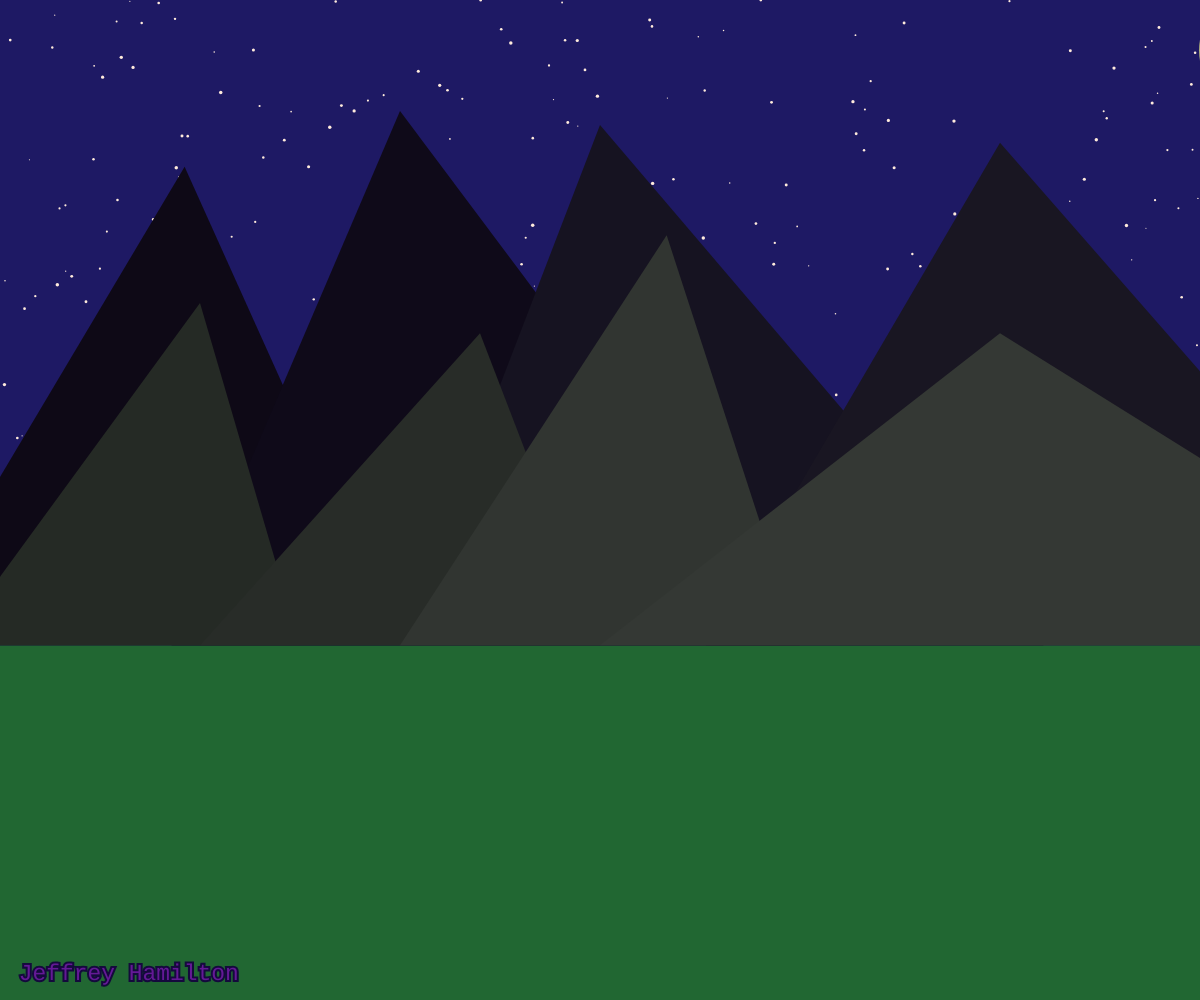
Frame 1 (no input)
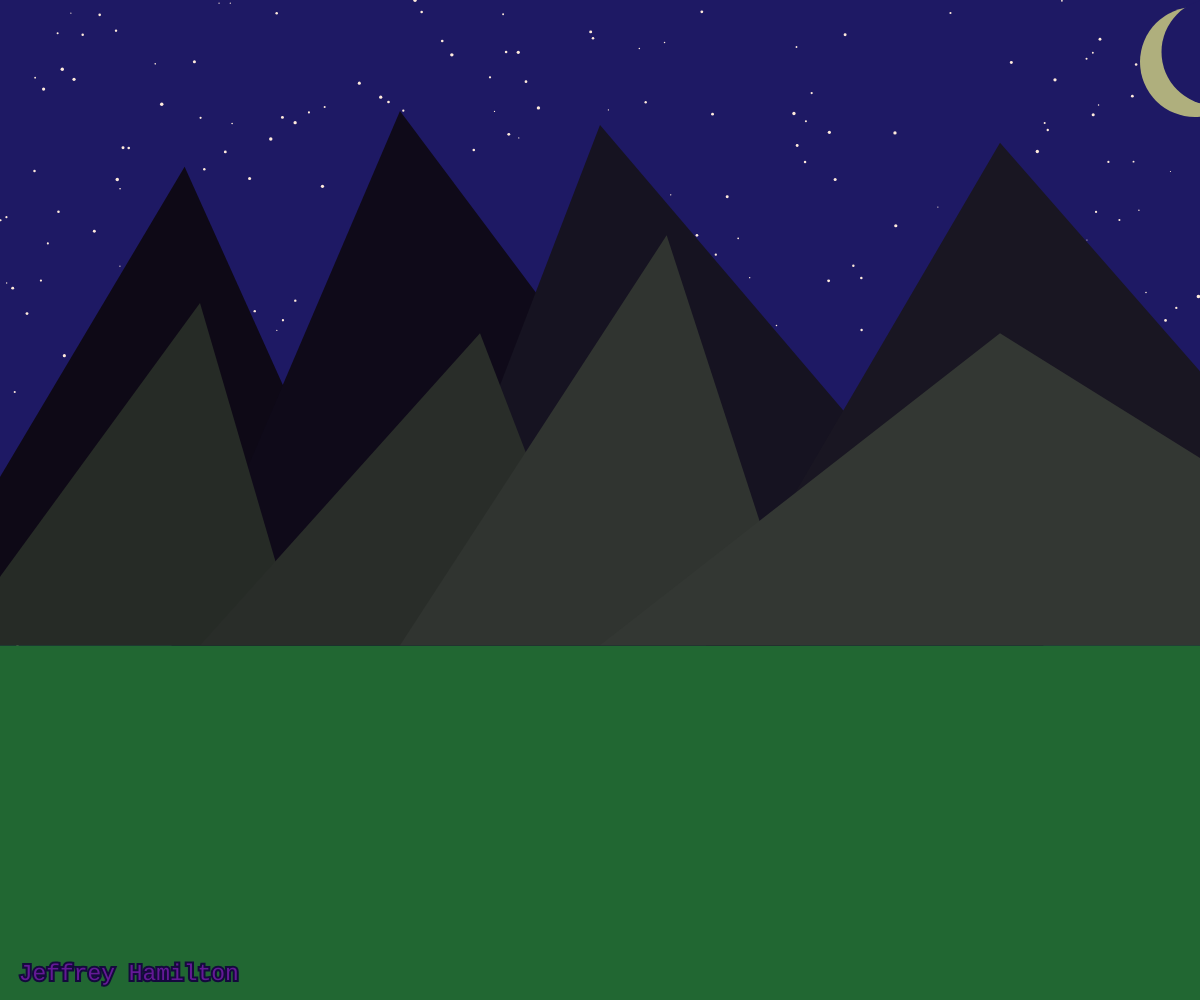
Frame 60 (no input)
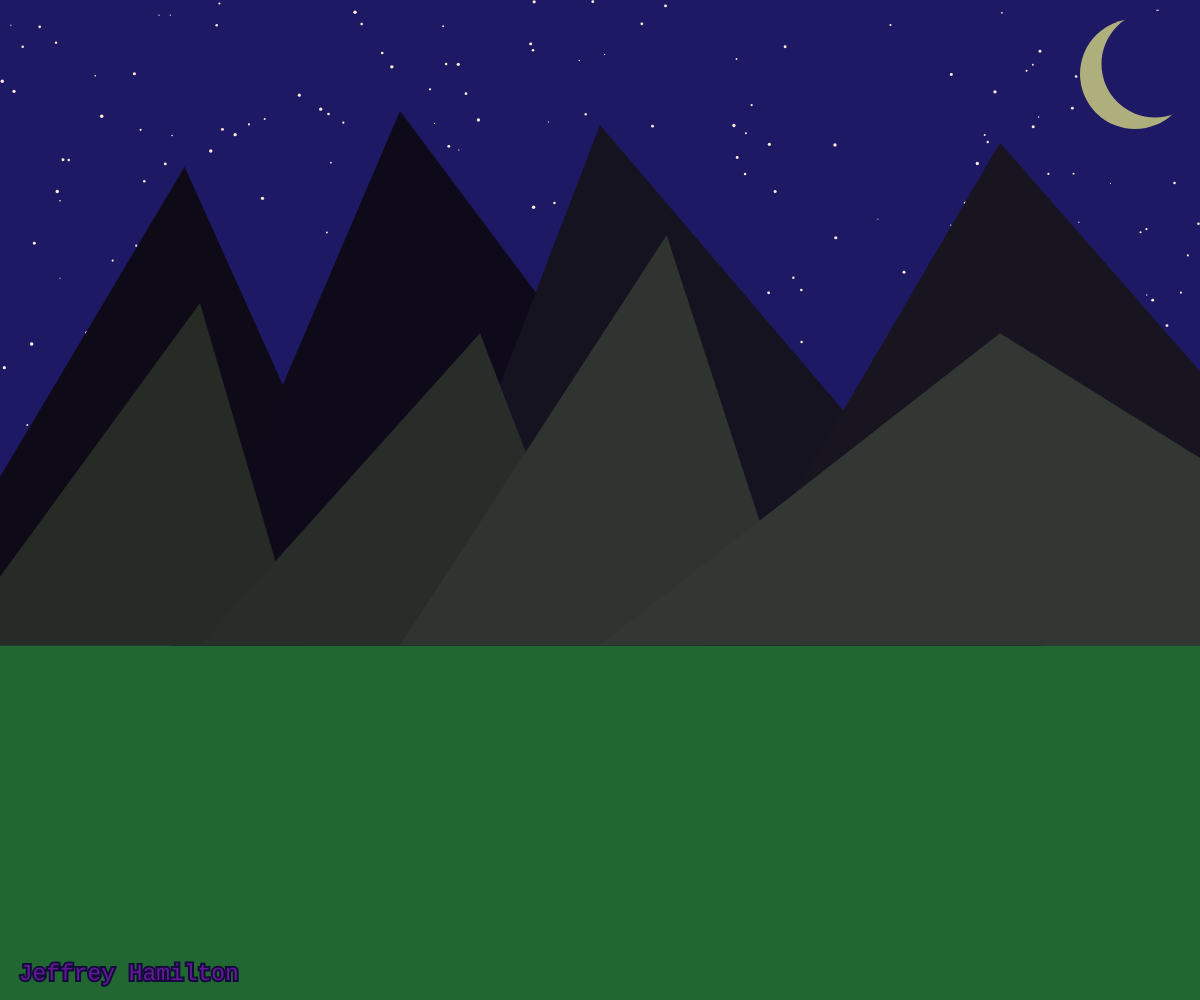
Frame 120 (the mouse pressed at the canvas centre since frame 60)

The p5.js sketch that drew these frames (run headless with seeded random() and noise() and a simulated clock; from frame 60 on, the mouse is pressed at the canvas centre):

// p5.js sketch
// ── sketch.js
// Interactive Scene
// Jeffrey Hamilton
//
// Description:
// - Draws a landscape scene with an interactive moon and stars, and static grass and mountains.
// - The moon casts light upon the mountains and grass relative to its position in the sky and its cycle.
//
// --------------
//    CONTROLS
// --------------
// UP_ARROW:     Change State Up
// DOWN_ARROW:   Change State Down
// Shift:        Randomize Stars
// MIDDLE Click: Move Sky (NOT when stateVar=0)
// LEFT Click:   Change Moon Cycle (NOT when stateVar=0)
// CONTROL:      Reset time

let canvasX;
let canvasY;

function setup() {
  document.addEventListener("contextmenu", event => event.preventDefault())
  canvasX = windowWidth;
  canvasY = windowHeight;
  starCount = ((canvasX+canvasY)/8) //Smaller windows get less stars, vice versa.
  createCanvas(canvasX, canvasY);
  noStroke();
  calcStars();
}



// ----------- GLOBAL VARIABLES -----------
let mPosLastLClick = 800/8;
let mPosLastMClick = 800/8;
let starCount;
let moonCoverOffset = -15;
let rotationOffset;
let stateVar = 0;
let starPosX = [];
let starPosY = [];
let starSize = [];
let starOffset = 0, starMouseOffset = 0;
let time=0,calcState = false;
// ----------------------------------------




  ////////////////////////////////
 ///// BASIC TASK FUNCTIONS /////
////////////////////////////////

function windowResized() { // Readjusts the Canvas to conform to the Window.
  resizeCanvas(windowWidth, windowHeight);
  canvasX = windowWidth;
  canvasY = windowHeight;
  starCount = ((canvasX+canvasY)/8) //Smaller windows get less stars, vice versa.
  calcState=false;
  calcStars();
}

function keyPressed() {
  calcStars(); // Does various tasks based on key input.
}


function inMoonBounds(){ // Checks if cursor is within the bounds of the moon
  let moonScale = ((canvasX+canvasY)/2)/10; //sets scale of the moon based on canvas sign
  if(mouseX>=mPosLastMClick-(moonScale+10)&&mouseX<=mPosLastMClick+(moonScale+10)&&
     mouseY>=canvasY/4-(mPosLastMClick/5)-(moonScale-10)&&mouseY<=canvasY/4-(mPosLastMClick/5)+(moonScale-10)){
    return(true);
  } else {
    return(false);
  }
}

function lastClickedPos(){

  // Grabs and stores mouseX position while Left Click is held.
  if(mouseIsPressed&&mouseButton===LEFT&&inMoonBounds()===true) {
    mPosLastLClick = mouseX;
    moonCoverOffset = mPosLastMClick-mPosLastLClick;
  }

  // Grabs and stores mouseX position while Middle Click is held.
  if(mouseIsPressed&&mouseButton===CENTER&&inMoonBounds()===true) {
    mPosLastMClick = mouseX;
  }

}

function calcStars(){
  if(keyCode===UP_ARROW){ // Sets state UP by one if UP_ARROW is pressed.
    if(stateVar<2){
      stateVar++;
    }
  } else if(keyCode===DOWN_ARROW){ // Sets state DOWN by one if DOWN_ARROW is pressed.
    if(stateVar>0){
      stateVar--;
    }
  }

  if(keyCode===CONTROL){ // Resets time if CTRL key is pressed.
    time=0;
  }

  if(keyCode===SHIFT){ // Sets calcState to false if SHIFT is pressed (To re-randomize star positions).
    calcState = false;
  }

  if(calcState===false){ // Resets the Star Lists to randomize the star positions if calcState is false.
    starPosX=[];
    starPosY=[];
    starSize=[];
    for(let i=0; i<starCount; i++){ // Pushes random numbers to the Star PosX, PosY, and Size lists.
      starPosX.push(random(0,canvasX));
      starPosY.push(random(0,canvasY/1.55));
      starSize.push(random(1,3.5));
  }
  calcState = true; // Sets calcState to true to avoid an infinite loop.
  }
}




  /////////////////////////////
 ///// DRAWING FUNCTIONS /////
/////////////////////////////

function grass(light) { // Fills in bottom section of the screen with grass, dimly lit by the moon.
  light=light/2
  fill(30+light,100+light,50);
  rect(0,canvasY/1.55,canvasX,canvasY);
  noFill();
}

function mountains(light) {
  let fgLight=(light/2) // Makes FG affected less than BG mountains by light

  // Background Mountains
  fill(light+19-rotationOffset, light+14-rotationOffset, light+27-rotationOffset);
  triangle(-100, canvasY/1.55, canvasX/3, canvasY/1.55, canvasX/6.5, canvasY/6);
  fill(light+15-(rotationOffset/2), light+10-(rotationOffset/2), light+25-(rotationOffset/2));
  triangle(canvasX/7, canvasY/1.55, canvasX/1.5, canvasY/1.55, canvasX/3, canvasY/9);
  fill(light+12+(rotationOffset/2),light+9+(rotationOffset/2),light+23+(rotationOffset/2));
  triangle(canvasX/3, canvasY/1.55, canvasX/1.15, canvasY/1.55, canvasX/2, canvasY/8);
  fill(light+10+rotationOffset,light+7+rotationOffset,light+19+rotationOffset);
  triangle(canvasX/1.7, canvasY/1.55, canvasX*1.2, canvasY/1.55, canvasX/1.2, canvasY/7);
  
  // Foreground Mountains
  fill(45+fgLight-rotationOffset,50+fgLight-rotationOffset,45+fgLight-rotationOffset);
  triangle(-50, canvasY/1.55, canvasX/4, canvasY/1.55, canvasX/6, canvasY/3.3);
  fill(43+fgLight-(rotationOffset/2),47+fgLight-(rotationOffset/2),43+fgLight-(rotationOffset/2));
  triangle(canvasX/6, canvasY/1.55, canvasX/2, canvasY/1.55, canvasX/2.5, canvasY/3);
  fill(41+fgLight+(rotationOffset/2),45+fgLight+(rotationOffset/2),41+fgLight+(rotationOffset/2));
  triangle(canvasX/3, canvasY/1.55, canvasX/1.5, canvasY/1.55, canvasX/1.8, canvasY/4.25);
  fill(39+fgLight+rotationOffset,43+fgLight+rotationOffset,39+fgLight+rotationOffset);
  triangle(canvasX/2, canvasY/1.55, canvasX*1.25, canvasY/1.55, canvasX/1.2, canvasY/3);
}

function moon(){
  let moonScale = ((canvasX+canvasY)/2)/10; // Sets scale of the moon based on canvas sign
  let light;
  let moonPosX,moonPosY;
  let moonCoverPosX,moonCoverPosY;

  if(stateVar===1||stateVar===2){ // If the state variable is 1 or 2, the moon will be in user control.
    moonPosX = mPosLastMClick;
    moonPosY = canvasY/4-(mPosLastMClick/5)
    moonCoverPosX = mPosLastMClick-moonCoverOffset;
    moonCoverPosY = (canvasY/4-(mPosLastMClick/5))+(moonCoverOffset/5); // Sets position of the shadow on the moon
    if(moonCoverOffset>=0){ // Sets light value based on the offset of the shadow relative to the moon
      light = ((moonCoverOffset/3)/(moonScale/50));
    } else {
      light = -((moonCoverOffset/3)/(moonScale/50));
    }

  } else { // If the State Variable is 0, it will automatically move with time.

    moonPosX = (canvasX-time)+(moonScale/2); // Sets the X position of the moon.
    moonPosY = (canvasY/4-(canvasY-time)/5); // Sets the Y position of the moon.

    moonCoverPosX = ((canvasX-time)+20)+(moonScale/2); // Sets the X position of the shadow on the moon.
    moonCoverPosY = (canvasY/4-(canvasY-time)/5)-(10); // Sets the Y position of the shadow on the moon.

    light=5;
  }
  
  fill(175,175,125); // Fills in the moons colour
  circle(moonPosX,moonPosY, moonScale);

  fill(30,25,100); // Fills in the shadow on the moon as BG colour
  circle(moonCoverPosX, moonCoverPosY, moonScale-3);
  if(moonPosX>0){
    rotationOffset = (moonPosX/125); // Sets offset of the light based on position of the moon
  } else if(moonPosX<-3*canvasX){
    rotationOffset = -(moonPosX/320);
  } else {
    rotationOffset=0;
  }
  return(light);
}

function drawStars(){
  fill(255,235,220); // Off-white star colour.

  if(stateVar===0||stateVar===1){ // If the state variable is 0 or 1, it will draw stars.
    time += 1;
    for(let i=0; i<starCount; i++){

      if(stateVar===0){ // Code to move stars across the screen with time.

        if(time>(canvasX*2)){ // Resets time when time exceeds double the bounds of the canvas.
          time=0;
        }

        let starX = starPosX[i]-time, starY = starPosY[i]+time/5, sizeOfStar = starSize[i];
        while(starX<0){starX+=canvasX} // Moves stars (X pos) back on the screen once they pass over the canvas.
        while(starY>canvasY/1.55){starY-=canvasY/1.55} // Moves stars (Y pos) back on the screen once they pass over the grass.
        circle(starX,starY,sizeOfStar);

      } else { // Code to allow user control of the stars across the sky.
        if(mouseIsPressed&&mouseButton===CENTER&&inMoonBounds()){
          starMouseOffset = (starOffset-mouseX);
        }

        let starX = starPosX[i]-starMouseOffset, starY = starPosY[i]+(starMouseOffset/5), sizeOfStar = starSize[i];
        if(starX<0){starX+=canvasX}
        if(starX>canvasX){starX-=canvasX}
        if(starY<0){starY+=canvasY}
        if(starY>canvasY/1.55){starY-=canvasY}
        circle(starX,starY,sizeOfStar);
      }
    }
  }
}

function drawSignature() { // Draws my name on the bottom-left of the screen.
  strokeWeight(4);
  stroke(20,10,60);
  fill(100,25,150);
  textFont('Courier New');
  textSize((canvasX+canvasY)/96);
  text('Jeffrey Hamilton',canvasX/64,canvasY/1.02);
  noStroke();
}




  /////////////////////
 ///// DRAW LOOP /////
/////////////////////

function draw() {
  background(30,25,100);  // Nice dark blue night sky.
  lastClickedPos();
  drawStars();
  let moonLight = moon(); // Draws moon and assigns output to variable.
  grass(moonLight);       // Draws grass with the R and G values increasing with moonLight.
  mountains(moonLight);   // Draws mountains with the RGB values increasing with moonLight.
  drawSignature();
}
